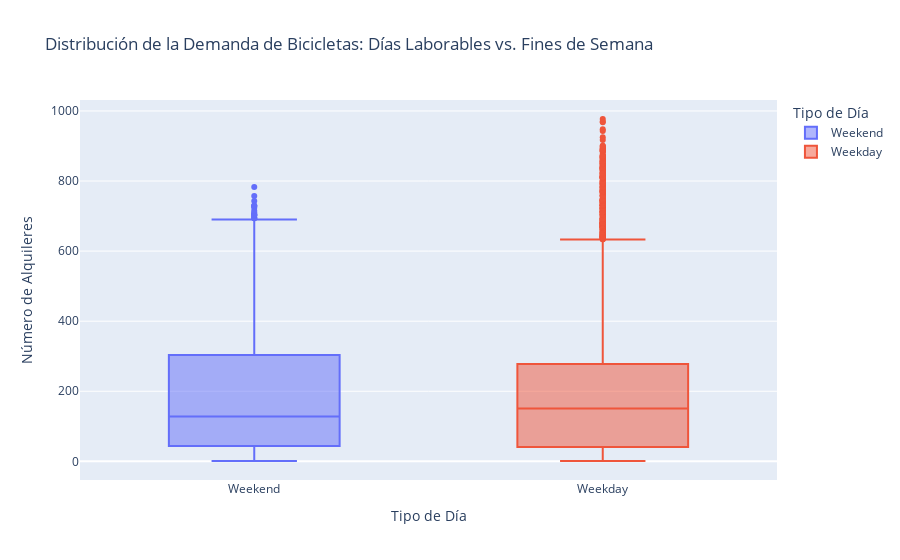

Here is the notebook cell this chart was saved with:
### Markdown cell above
**¿La demanda de bicicletas es mayor en días laborables que en fines de semana?**

### Code cell
import pandas as pd
import plotly.express as px

# Cargar el dataset y preparar las columnas
bsd_df['day_type'] = bsd_df['weekday'].apply(lambda x: 'Weekend' if x >= 5 else 'Weekday')

# Boxplot interactivo
fig = px.box(bsd_df, x='day_type', y='count', color='day_type',
             title='Distribución de la Demanda de Bicicletas: Días Laborables vs. Fines de Semana',
             labels={'day_type': 'Tipo de Día', 'count': 'Número de Alquileres'})
fig.show()

# Resumen numérico
summary = bsd_df.groupby('day_type')['count'].agg(['mean', 'median', 'std']).reset_index()
print(summary)

### Figure 1 — Plotly figure (JSON) as saved in the notebook; plotly's stock layout.template omitted (floating-point values rounded to 4 significant figures; data arrays with more than 128 entries replaced by an {"elided": "..."} marker saying what was removed)
{"data": [{"alignmentgroup": "True", "hovertemplate": "Tipo de Día=%{x}<br>Número de Alquileres=%{y}<extra></extra>", "legendgroup": "Weekend", "marker": {"color": "#636efa"}, "name": "Weekend", "notched": false, "offsetgroup": "Weekend", "orientation": "v", "showlegend": true, "type": "box", "x": {"elided": "3163 str values"}, "x0": " ", "xaxis": "x", "y": {"elided": "3163 int values"}, "y0": " ", "yaxis": "y"}, {"alignmentgroup": "True", "hovertemplate": "Tipo de Día=%{x}<br>Número de Alquileres=%{y}<extra></extra>", "legendgroup": "Weekday", "marker": {"color": "#EF553B"}, "name": "Weekday", "notched": false, "offsetgroup": "Weekday", "orientation": "v", "showlegend": true, "type": "box", "x": {"elided": "7723 str values"}, "x0": " ", "xaxis": "x", "y": {"elided": "7723 int values"}, "y0": " ", "yaxis": "y"}], "layout": {"boxmode": "overlay", "legend": {"title": {"text": "Tipo de Día"}, "tracegroupgap": 0}, "title": {"text": "Distribución de la Demanda de Bicicletas: Días Laborables vs. Fines de Semana"}, "xaxis": {"anchor": "y", "categoryarray": ["Weekend", "Weekday"], "categoryorder": "array", "domain": [0, 1], "title": {"text": "Tipo de Día"}}, "yaxis": {"anchor": "x", "domain": [0, 1], "title": {"text": "Número de Alquileres"}}}}
